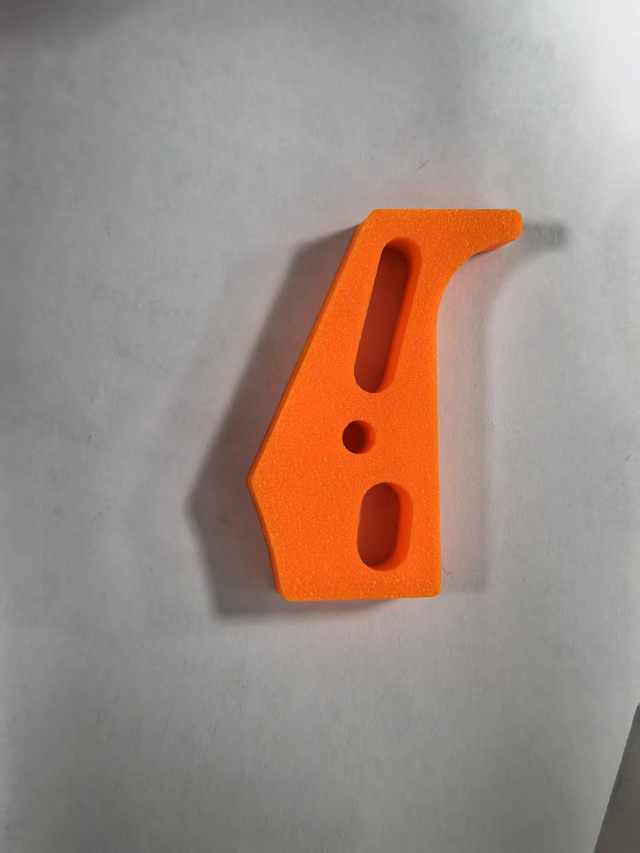
#> input picture test.jpg, 1279 x 1706 px, given in place of the camera (shown at 1/2 size)
$ python main.py
#> lines starting #> are read from the running program, lines starting #| are printed output that depends on the picture; after the words box and inside, x2 and y2 are one past the last pixel; in counts of white or black regions, pixels touching at a corner belong together
# -*- coding: utf-8 -*-
"""
从摄像头实时串流中识别指定 LAB 颜色范围内的多边形物体（允许非凸）。

阈值 (21, 64, 17, 95, 22, 88) 按 (L_min, L_max, a_min, a_max, b_min, b_max) 解析。
OpenCV 8U LAB 中：
    L: 0~100   -> 0~255
    a: -128~127 -> 0~255 (加 128)
    b: -128~127 -> 0~255 (加 128)
若阈值已是 OpenCV 8U 数值，把 THRESH_IS_OPENCV_8U 设为 True。

按键：
    q / Esc : 退出
    s       : 保存当前帧识别结果
    m       : 切换显示二值掩码窗口
"""
import cv2
import numpy as np
import time

# ==================== 参数 ====================
CAM_INDEX   = 0          # 摄像头索引，外接摄像头可试 1 / 2
FRAME_W     = 1280       # 请求分辨率（不支持会自动回退）
FRAME_H     = 720
FPS_TARGET  = 30

LAB_THRESH = (21, 64, 17, 95, 22, 88)   # L_min,L_max, a_min,a_max, b_min,b_max
THRESH_IS_OPENCV_8U = False

MIN_AREA      = 300      # 最小面积，过滤噪点
EPS_RATIO     = 0.02     # 多边形逼近精度（相对轮廓周长）
MIN_VERTICES  = 3
MAX_VERTICES  = 30
MIN_SOLIDITY  = 0.0      # 实心度下限；0 表示不过滤
MORPH_KSIZE   = 5
SHOW_HULL_REF = True     # 是否用浅黄色虚线画出凸包参考
# =============================================


def build_lab_range(thresh, is_8u=False):
    """把 LAB 阈值转成 cv2.inRange 需要的 lower/upper (uint8)"""
    lmin, lmax, amin, amax, bmin, bmax = thresh
    if is_8u:
        lower = np.array([lmin, amin, bmin], dtype=np.uint8)
        upper = np.array([lmax, amax, bmax], dtype=np.uint8)
    else:
        lower = np.array([
            np.clip(round(lmin * 255.0 / 100.0), 0, 255),
            np.clip(amin + 128, 0, 255),
            np.clip(bmin + 128, 0, 255),
        ], dtype=np.uint8)
        upper = np.array([
            np.clip(round(lmax * 255.0 / 100.0), 0, 255),
            np.clip(amax + 128, 0, 255),
            np.clip(bmax + 128, 0, 255),
        ], dtype=np.uint8)
    return lower, upper


def find_polygons(frame_bgr, lower, upper):
    """
    在单帧上做阈值分割 + 多边形识别。
    返回：
        approx_list : [Nx1x2 ndarray, ...] 多边形逼近结果（可能非凸）
        hull_list   : [Nx1x2 ndarray, ...] 对应凸包
        meta_list   : [(area, n_vertices, solidity), ...]
        mask        : 二值掩码
    """
    lab = cv2.cvtColor(frame_bgr, cv2.COLOR_BGR2LAB)
    mask = cv2.inRange(lab, lower, upper)

    kernel = cv2.getStructuringElement(cv2.MORPH_ELLIPSE, (MORPH_KSIZE, MORPH_KSIZE))
    mask = cv2.morphologyEx(mask, cv2.MORPH_OPEN,  kernel, iterations=1)
    mask = cv2.morphologyEx(mask, cv2.MORPH_CLOSE, kernel, iterations=2)

    contours, _ = cv2.findContours(mask, cv2.RETR_EXTERNAL, cv2.CHAIN_APPROX_SIMPLE)

    approx_list, hull_list, meta_list = [], [], []
    for cnt in contours:
        area = cv2.contourArea(cnt)
        if area < MIN_AREA:
            continue

        peri = cv2.arcLength(cnt, True)
        if peri <= 0:
            continue

        approx = cv2.approxPolyDP(cnt, EPS_RATIO * peri, True)
        n_vertices = len(approx)
        if n_vertices < MIN_VERTICES or n_vertices > MAX_VERTICES:
            continue

        hull = cv2.convexHull(cnt)
        hull_area = cv2.contourArea(hull)
        solidity = area / hull_area if hull_area > 0 else 0.0
        if solidity < MIN_SOLIDITY:
            continue

        approx_list.append(approx)
        hull_list.append(hull)
        meta_list.append((area, n_vertices, solidity))

    return approx_list, hull_list, meta_list, mask


def draw_dashed_polyline(img, pts, color, thickness=1, dash=8):
    """画虚线多边形（用于凸包参考）"""
    pts = pts.reshape(-1, 2).astype(np.int32)
    n = len(pts)
    for i in range(n):
        p1 = pts[i].astype(float)
        p2 = pts[(i + 1) % n].astype(float)
        dist = np.linalg.norm(p2 - p1)
        if dist < 1e-6:
            continue
        steps = max(int(dist // dash), 1)
        for k in range(steps):
            t0 = k / steps
            t1 = min((k + 0.5) / steps, 1.0)
            q1 = tuple((p1 + (p2 - p1) * t0).astype(int))
            q2 = tuple((p1 + (p2 - p1) * t1).astype(int))
            cv2.line(img, q1, q2, color, thickness, cv2.LINE_AA)


def draw_results(frame, approx_list, hull_list, meta_list):
    """把识别结果画到帧上"""
    for idx, (approx, hull, meta) in enumerate(zip(approx_list, hull_list, meta_list)):
        area, n_vertex, solidity = meta

        # 绿色实线：多边形逼近结果（可能非凸）
        cv2.polylines(frame, [approx], True, (0, 255, 0), 2)

        # 浅黄色虚线：凸包参考
        if SHOW_HULL_REF:
            draw_dashed_polyline(frame, hull, (0, 255, 255), 1, dash=6)

        # 红色顶点
        for p in approx.reshape(-1, 2):
            cv2.circle(frame, tuple(p), 3, (0, 0, 255), -1)

        # 标注信息
        M = cv2.moments(approx)
        if M["m00"] != 0:
            cx = int(M["m10"] / M["m00"])
            cy = int(M["m01"] / M["m00"])
            text = f"#{idx} v={n_vertex} A={int(area)} S={solidity:.2f}"
            cv2.putText(frame, text, (cx - 80, cy),
                        cv2.FONT_HERSHEY_SIMPLEX, 0.5, (255, 255, 255), 2, cv2.LINE_AA)
            cv2.putText(frame, text, (cx - 80, cy),
                        cv2.FONT_HERSHEY_SIMPLEX, 0.5, (0, 0, 0), 1, cv2.LINE_AA)


def main():
    lower, upper = build_lab_range(LAB_THRESH, THRESH_IS_OPENCV_8U)
    print("inRange lower =", lower.tolist(), " upper =", upper.tolist())

    # ---------- 打开摄像头 ----------
    cap = cv2.VideoCapture(CAM_INDEX)
    if not cap.isOpened():
        raise RuntimeError(f"无法打开摄像头 index={CAM_INDEX}")

    # 尝试设置分辨率（不支持会被驱动回退，无需报错）
    cap.set(cv2.CAP_PROP_FRAME_WIDTH,  FRAME_W)
    cap.set(cv2.CAP_PROP_FRAME_HEIGHT, FRAME_H)
    cap.set(cv2.CAP_PROP_FPS,          FPS_TARGET)

    real_w = int(cap.get(cv2.CAP_PROP_FRAME_WIDTH))
    real_h = int(cap.get(cv2.CAP_PROP_FRAME_HEIGHT))
    print(f"摄像头已打开: {real_w}x{real_h}")

    show_mask = True
    window_name = "Camera Stream - Polygon Detection"
    cv2.namedWindow(window_name, cv2.WINDOW_NORMAL)

    prev_t = time.time()
    fps_smooth = 0.0

    try:
        while True:
            ok, frame = cap.read()
#> frame is the input picture: shape (1706, 1279, 3); mean B, G, R 130.1, 139.4, 157.3
            if not ok or frame is None:
                print("读取帧失败，退出")
                break

            # ---------- 识别 ----------
            approx_list, hull_list, meta_list, mask = find_polygons(frame, lower, upper)
#> in find_polygons, `lab = cv2.cvtColor(frame_bgr, cv2.COLOR_BGR2LAB)`: lab: shape (1706, 1279, 3); mean of channels 0, 1, 2 153, 134.3, 136
#> in find_polygons, `mask = cv2.inRange(lab, lower, upper)`:
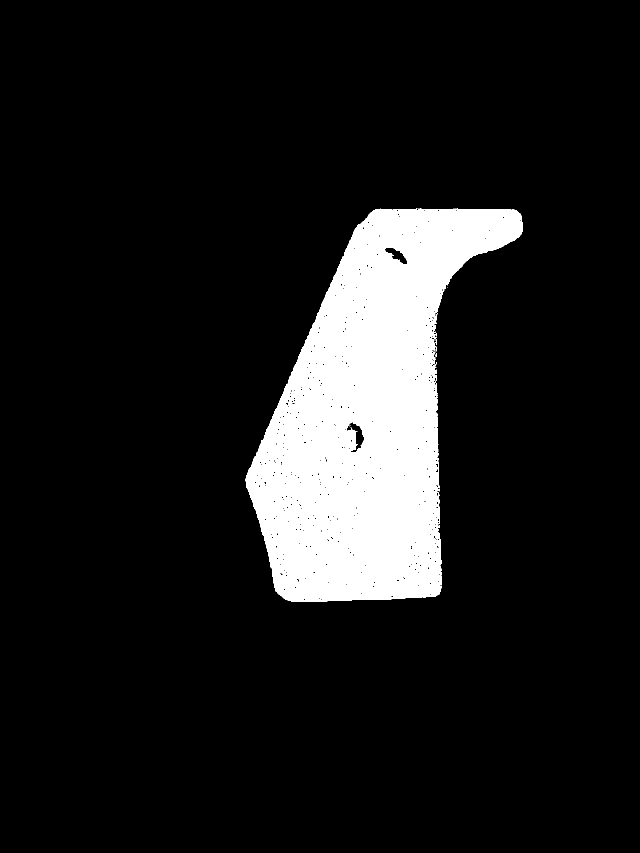
#> mask: shape (1706, 1279) (shown at 1/2 size); 11% white; 7 white regions (6 under 20 px), largest, box (x1, y1, x2, y2) and area: (491, 417, 1045, 1204) 239089
#> in find_polygons, `mask = cv2.morphologyEx(mask, cv2.MORPH_OPEN,  kernel, iterations=1)`:
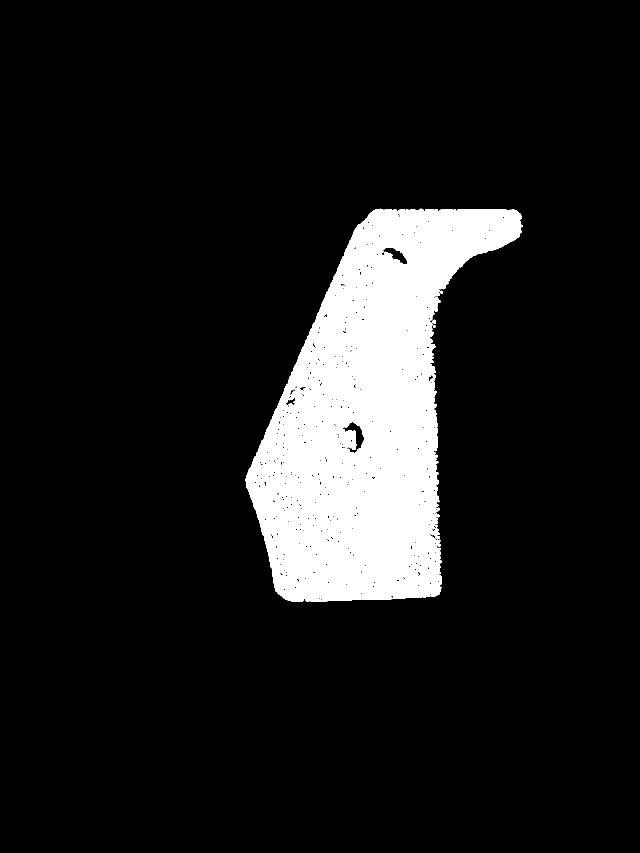
#> mask: shape (1706, 1279) (shown at 1/2 size); 10.9% white; 4 white regions, box (x1, y1, x2, y2) and area: (491, 417, 1045, 1204) 236831, (865, 639, 872, 648) 47, (881, 581, 886, 588) 27, (866, 650, 871, 656) 22
#> in find_polygons, `mask = cv2.morphologyEx(mask, cv2.MORPH_CLOSE, kernel, iterations=2)`:
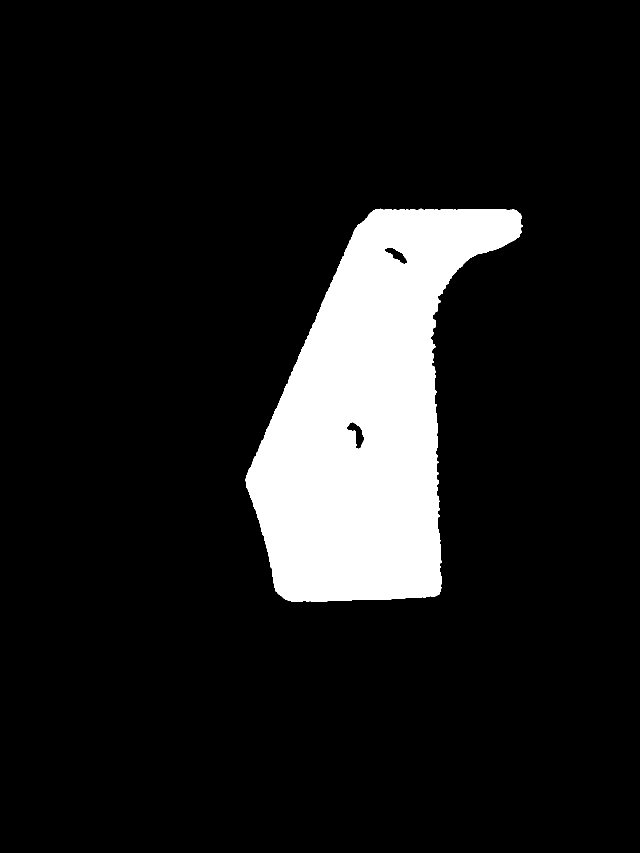
#> mask: shape (1706, 1279) (shown at 1/2 size); 11.1% white; 1 white region
#> in find_polygons, `contours, _ = cv2.findContours(mask, cv2.RETR_EXTERNAL, cv2.CHAIN_APPR..`: contours = 1 contour; box (x1, y1, x2, y2) and area: (491, 417, 1045, 1204) 242428
#> the loop in find_polygons, `for cnt in contours:` made 1 pass
#> (area, peri, n_vertices, hull_area, solidity) on pass 1: (242428, 2589.7, 6, 299655, 0.809)
#> after the loop in find_polygons, `for cnt in contours:`: approx_list = 1 item; hull_list = 1 contour; box (x1, y1, x2, y2) and area: (491, 417, 1045, 1204) 299655; meta_list = [(242428, 6, 0.809)]
#> approx_list = 1 item; meta_list = [(242428, 6, 0.809)]

            # ---------- 绘制 ----------
            vis = frame.copy()
            draw_results(vis, approx_list, hull_list, meta_list)
#> the loop in draw_results, `for idx, (approx, hull, meta) in enumerate(zip(approx_list, hull_list,..` made 1 pass
#> (area, n_vertex, solidity, n in draw_dashed_polyline, cx, cy, text) on pass 1: (242428, 6, 0.809, 39, 731, 839, '#0 v=6 A=242428 S=0.81')

            # ---------- FPS ----------
            now = time.time()
            dt = now - prev_t
            prev_t = now
            if dt > 1e-6:
                fps_inst = 1.0 / dt
                fps_smooth = 0.9 * fps_smooth + 0.1 * fps_inst if fps_smooth > 0 else fps_inst
            cv2.putText(vis, f"FPS: {fps_smooth:5.1f}  Objs: {len(approx_list)}",
                        (10, 25), cv2.FONT_HERSHEY_SIMPLEX, 0.7,
                        (0, 255, 0), 2, cv2.LINE_AA)
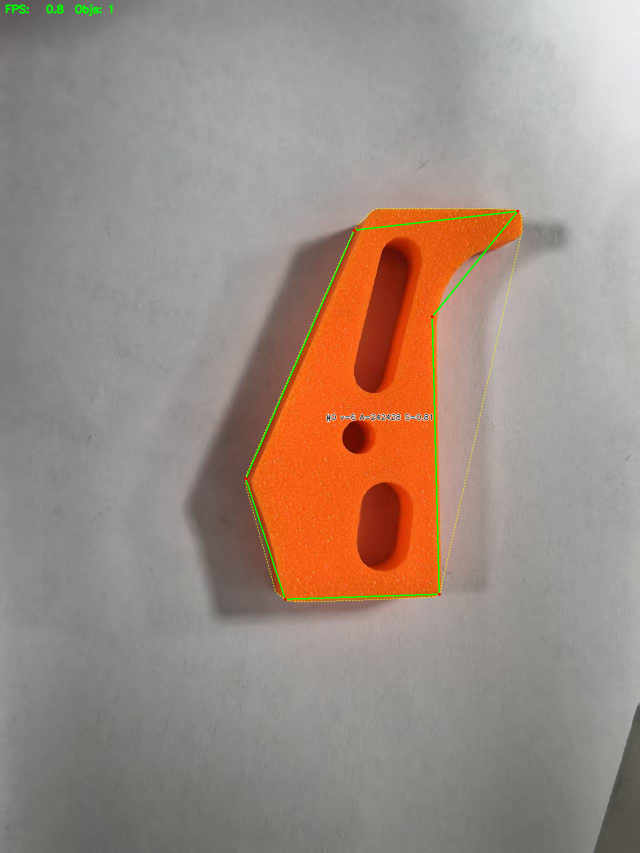
#> vis: shape (1706, 1279, 3) (shown at 1/2 size); mean B, G, R 130, 140.1, 156.6

            cv2.imshow(window_name, vis)
            if show_mask:
                cv2.imshow("Mask", mask)

            # ---------- 按键 ----------
            key = cv2.waitKey(1) & 0xFF
#> (key q is pressed here)
            if key == ord('q') or key == 27:      # q 或 Esc
                break
            elif key == ord('s'):
                ts = time.strftime("%Y%m%d_%H%M%S")
                cv2.imwrite(f"capture_{ts}.png", vis)
                print(f"已保存 capture_{ts}.png")
            elif key == ord('m'):
                show_mask = not show_mask
                if not show_mask:
                    cv2.destroyWindow("Mask")
    finally:
        cap.release()
        cv2.destroyAllWindows()


if __name__ == "__main__":
    main()
